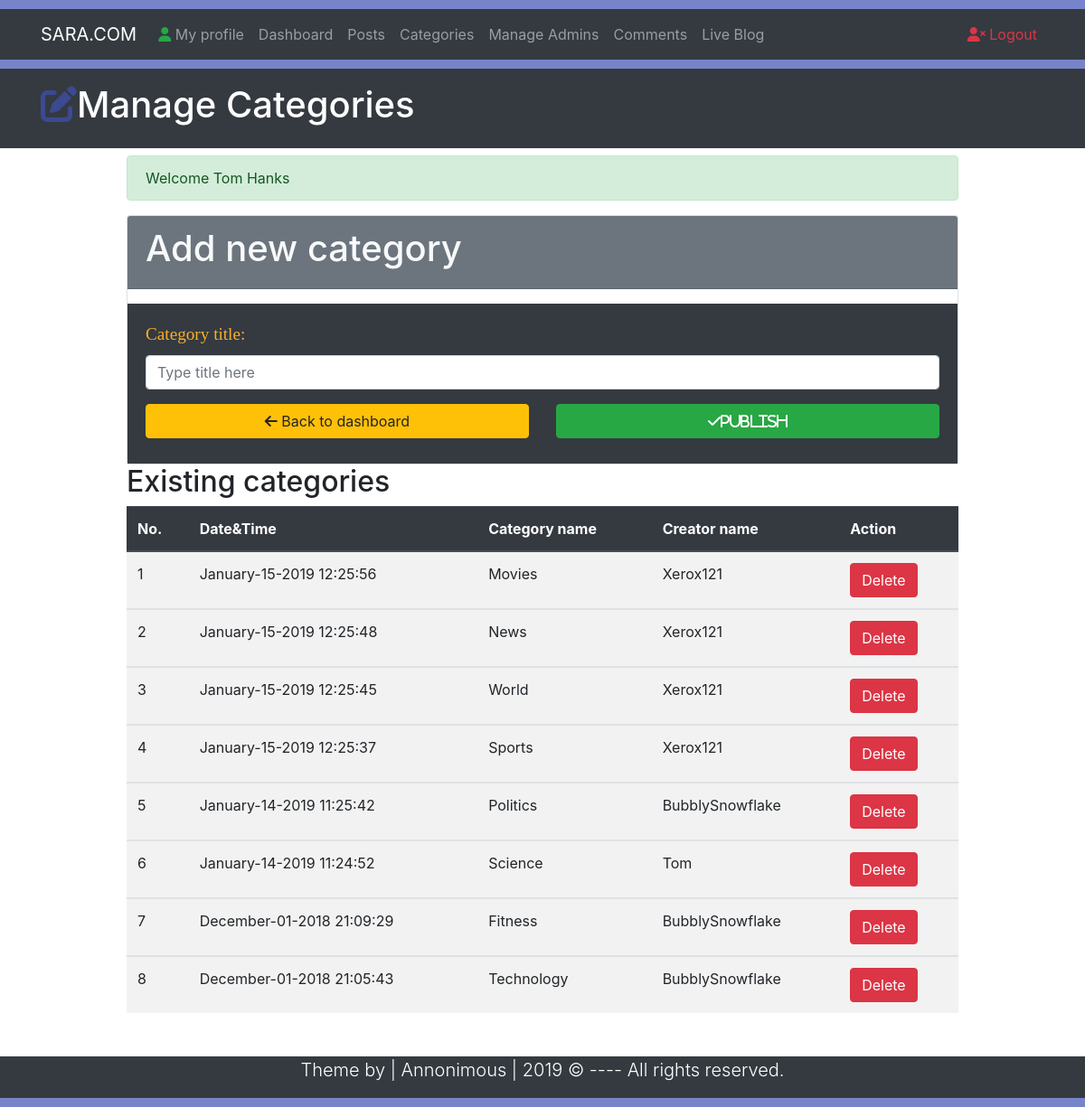
Page /Categories.php (signed in) on the committed database.
### tables this page shows
CREATE TABLE `category` (
  `id` int(10) NOT NULL,
  `title` varchar(50) NOT NULL,
  `author` varchar(50) NOT NULL,
  `datetime` varchar(50) NOT NULL
);

### Categories.php (the view, shortened to what this page needs)
<?php
require_once 'includes/sessions.php';
?>
<!DOCTYPE html>
<html lang="en">
<head>
    <link rel="stylesheet" href="https://stackpath.bootstrapcdn.com/bootstrap/4.3.1/css/bootstrap.min.css">
    <link rel="stylesheet" href="css/style.css">
    <link rel="stylesheet/less" type="text/css" href="css/style.css" />
</head>
<body>
<div style="height:10px; background-color: rgba(62,81,180,0.7)"></div>
<div class="navbar navbar-expand-lg navbar-dark bg-dark ">
    <div class="container" >
        <a href="#" class="navbar-brand">SARA.COM</a>
        <div class="collapse navbar-collapse" id="navbarcollapseCMS">
            <ul class="navbar-nav mr-auto">
                <li class="nav-item">
                    <a href="MyProfile.php" class="nav-link"><i class="fas fa-user text-success"></i> My profile</a>
                </li>
                <li class="nav-item">
                    <a href="Dashboard.php" class="nav-link">Dashboard</a>
                </li>
                <li class="nav-item">
                    <a href="Posts.php" class="nav-link">Posts</a>
                </li>
                <li class="nav-item">
                    <a href="Categories.php" class="nav-link">Categories</a>
                </li>
                <li class="nav-item">
                    <a href="Admins.php" class="nav-link">Manage Admins</a>
                </li>
                <li class="nav-item">
                    <a href="Comments.php" class="nav-link">Comments</a>
                </li>
                <li class="nav-item">
                    <a href="Blog.php?page=1" class="nav-link">Live Blog</a>
                </li>
            </ul>
            <ul class="navbar-nav ml-auto">
                <li class="nav-item">
                    <a href="Logout.php" class="nav-link text-danger"><i class="fas fa-user-times"></i> Logout</a>
                </li>
            </ul>
        </div>
    </div>
</div>
<div style="height:10px; background-color: rgba(62,81,180,0.7)"></div>
<header class="bg-dark text-white py-3">
    <div class="container">
        <div class="row">
            <div class="col-md-12">
                <h1> <i class="fas fa-edit" style="color: rgba(62,81,180,0.7)"> </i>Manage Categories</h1>
            </div>
        </div>
    </div>
</header>
<section class="container py-2 mb-4">
    <div class="row">
        <div class="offset-lg-1 col-lg-10" style="min-height: 700px;">
            <?php
            echo  SuccessMessage();
            ?>
            <form action="Categories.php" method="post">
                <div class="card">
                    <div class="card-header bg-secondary text-light mb-3">
                        <h1>Add new category</h1>
                    </div>
                    <div class="card-body bg-dark">
                        <div class="form-group">
                            <label for="title"><span class="FieldInfo">Category title: </span></label>
                            <input type="text" class="form-control" name="categoryTitle" id="title" placeholder="Type title here" value="">
                        </div>
                        <div class="row">
                            <div class="col-lg-6">
                                <a href="dashboard.php" class="btn btn-warning btn-block mb-2"><i class="fas fa-arrow-left"></i> Back to dashboard</a>
                            </div>
                            <div class="col-lg-6">
                                <button  type="submit" name="Submit" class="btn btn-success btn-block mb-2`">
                                    <i class="fas fa-check">Publish</i>
                                </button>
                            </div>
                        </div>
                    </div>
                </div>
            </form>
            <h2>Existing categories</h2>
            <table class="table table-striped table-hover">
                <thead class="thead-dark">
                <tr>
                    <th>No.</th>
                    <th>Date&Time</th>
                    <th>Category name</th>
                    <th>Creator name</th>
                    <th>Action</th>
                </tr>
                </thead>
                <?php
                global $connectingDB;
                $sql = "SELECT * FROM category ORDER BY id DESC";
                $execute = $connectingDB->query($sql);
                $SrNo = 0;
                while($dataRows = $execute->fetch()){
                    $CategoryId = $dataRows['id'];
                    $CategoryDate = $dataRows['datetime'];
                    $CategoryName = $dataRows['title'];
                    $CreatorName = $dataRows['author'];
                    $SrNo++;
                    ?>
                    <tbody>
                    <tr>
                        <td><?= htmlentities($SrNo);?></td>
                        <td><?= htmlentities($CategoryDate); ?></td>
                        <td><?= htmlentities($CategoryName); ?></td>
                        <td><?= htmlentities($CreatorName); ?></td>
                        <td><a href="DeleteCategory.php?id=<?= $CategoryId;?>" class="btn btn-danger">Delete</a></td>
                    </tr>
                    </tbody>
                <?php }  ?>
            </table>
        </div>
    </div>
</section>
<footer class="bg-dark text-white">
    <div class="container">
        <div class="row">
            <div class="col">
                <p class="lead text-center"> Theme by | Annonimous | <span id="year"></span> &copy; ---- All rights reserved.</p>
            </div>
        </div>
    </div>
</footer>
<div style="height:10px; background-color: rgba(62,81,180,0.7)"></div>
</body>
</html>

### css/style.css (style rules this page uses)
.FieldInfo { color: rgb(251, 174, 44); font-family: Bitter, Georgia, "Times New Roman", Times, serif; font-size: 1.2em; }

### rows in the picture
category: datetime "January-15-2019 12:25:56", title "Movies", author "Xerox121"
category: datetime "January-15-2019 12:25:48", title "News", author "Xerox121"
category: datetime "January-15-2019 12:25:45", title "World", author "Xerox121"
category: datetime "January-15-2019 12:25:37", title "Sports", author "Xerox121"
category: datetime "January-14-2019 11:25:42", title "Politics", author "BubblySnowflake"
category: datetime "January-14-2019 11:24:52", title "Science", author "Tom"
category: datetime "December-01-2018 21:09:29", title "Fitness", author "BubblySnowflake"
category: datetime "December-01-2018 21:05:43", title "Technology", author "BubblySnowflake"

### other values in the picture
SuccessMessage() "Welcome Tom Hanks"
